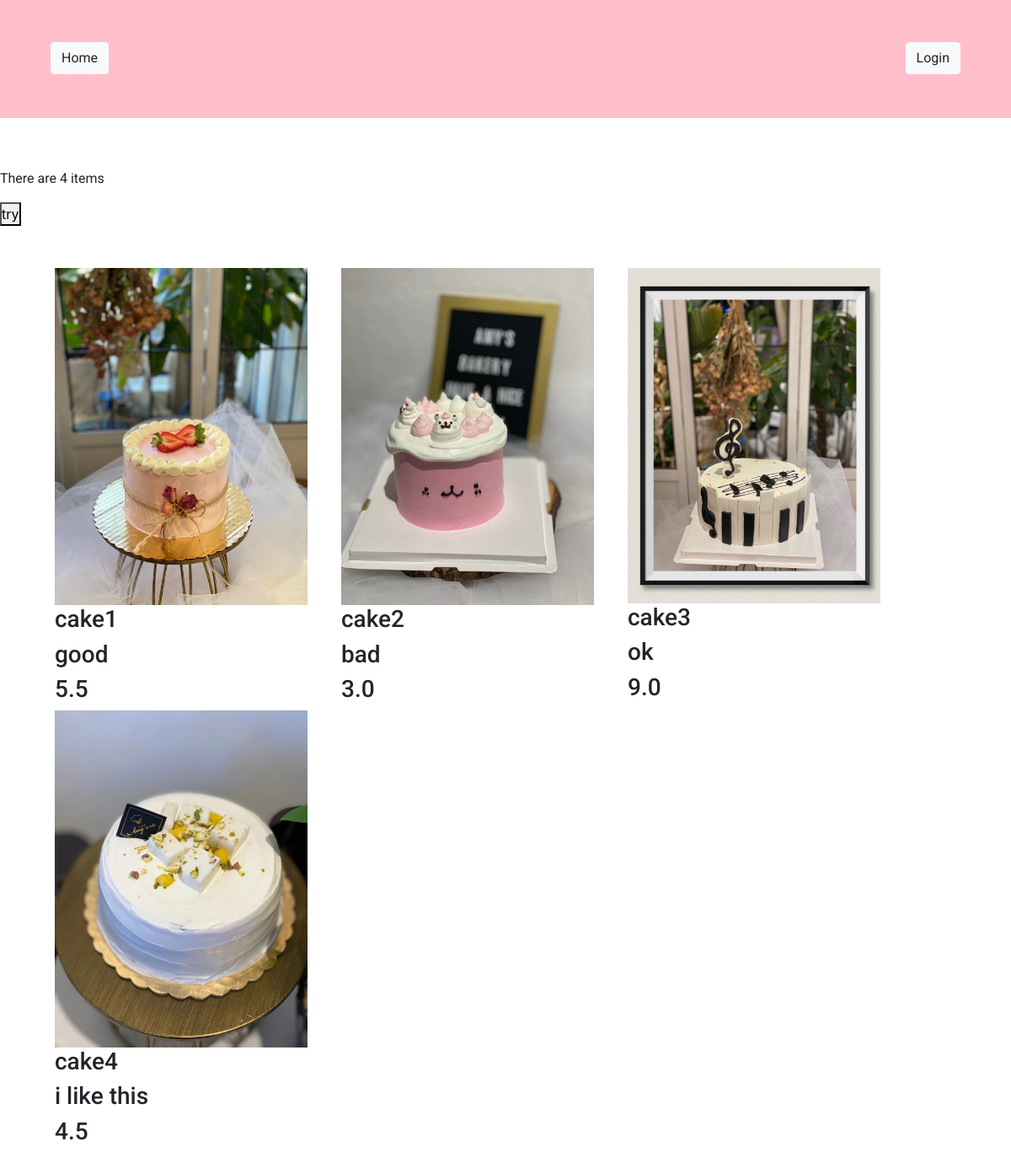
Before: / with the older database file.
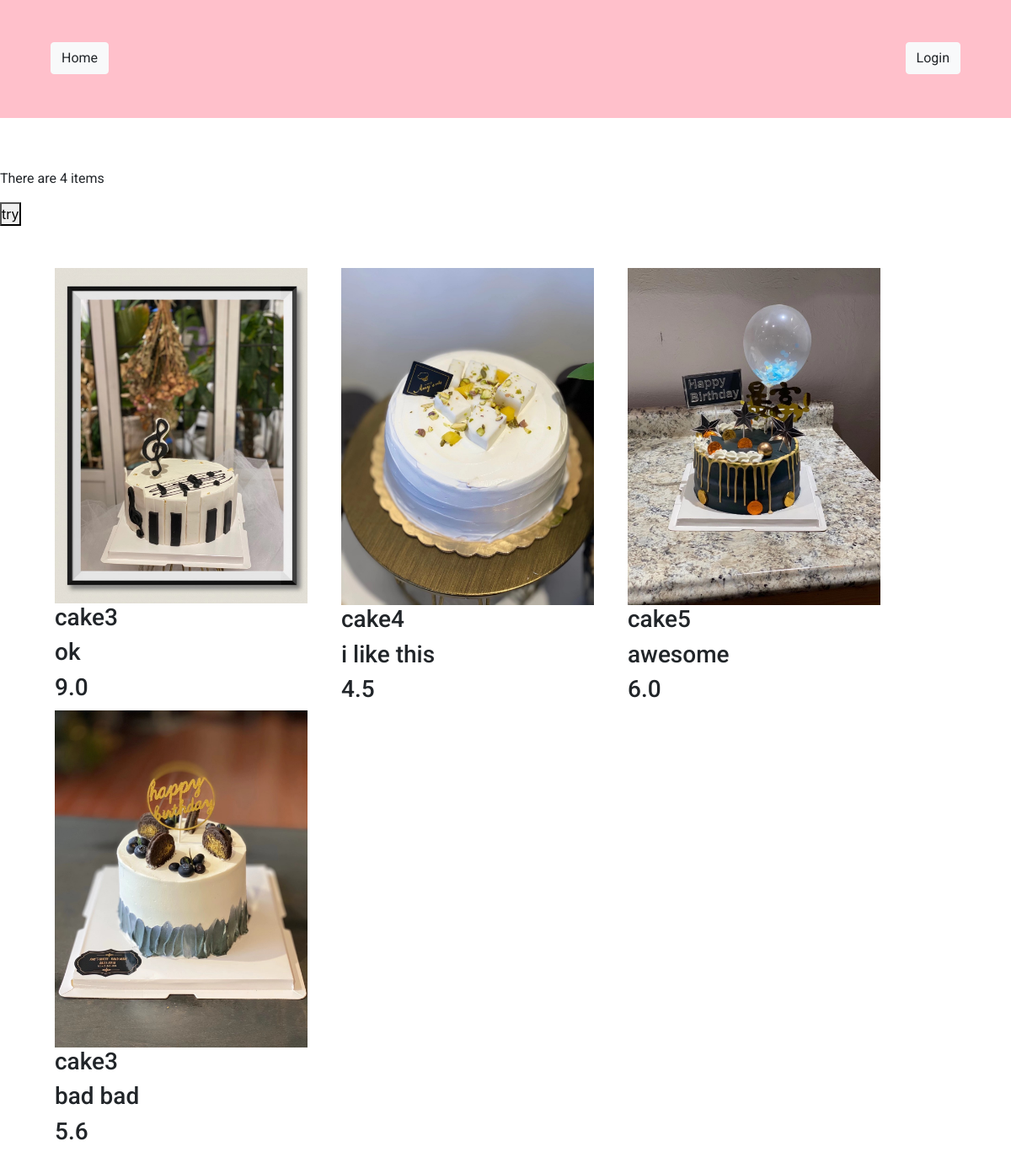
After: the same page with the newer database file.
### app/models.py (models this page shows, shortened)
class Product(db.Model):
    __tablename__ = 'products'
    id = db.Column(db.Integer,primary_key = True)
    product_name = db.Column(db.Text)
    product_description = db.Column(db.Text)
    product_image = db.Column(db.String(20), nullable=False)
    product_price = db.Column(db.REAL)

### app/routes.py (the view)
@app.route('/')
def index():
    conn = get_db_connection()
    all_products_data = conn.execute('SELECT * FROM products;').fetchall()
    total_item_in_home_page = conn.execute('SELECT count(*) FROM products;').fetchone()
    get_price_high_to_low = conn.execute('''
    SELECT p.product_price, p.product_name, p.product_image,p.product_description
    FROM products p
    ORDER BY p.product_price DESC
    ''').fetchall()
    conn.close()
    return render_template('index.html', all_products_data = all_products_data, total_item_in_home_page = total_item_in_home_page)

### app/routes.py (called while the page is built)
def get_db_connection():
    conn = sqlite3.connect('app.db')
    conn.row_factory = sqlite3.Row
    return conn

### app/templates/index.html (shortened to what this page needs)
{% extends "base.html" %} {% block content %}
<p id="length">There are {{ total_item_in_home_page[0] }} items</p>
<button type="button" onclick="myfunc('{{ total_item_in_home_page[0] }}')">try</button>
<div class="container">
    {% for products_list in all_products_data %}
    <div class="image" name="total">
        <img id="product-image-{{loop.index}}" src="{{ url_for('upload', filename=products_list[3]) }}" style="width: 300px">
        <h3 id="product-name-{{loop.index}}">{{ products_list[1] }}</h3>
        <h3 id="product-description-{{loop.index}}">{{ products_list[2] }}</h3>
        <h3 id="product-price-{{loop.index}}">{{ products_list[4] }}</h3>
    </div>
    {% endfor %}
</div>
{% endblock %}

### app/templates/base.html (shortened to what this page needs)
<!DOCTYPE html>
<html lang="en" dir="ltr">
<head>
    <link href="{{url_for('static', filename='css/style.css')}}" rel="stylesheet">
    <link rel="stylesheet" href="https://maxcdn.bootstrapcdn.com/bootstrap/4.0.0/css/bootstrap.min.css">
</head>
<body>
    <header>
        <div class="overlay"></div>
        <nav>
            <ul class="test">
                <li><a href="{{ url_for('index') }}" class="btn btn-light">Home</a></li>
                {% if current_user.is_anonymous %}
                <li><a href="{{ url_for('login') }}" class="btn btn-light">Login</a></li>{% endif %}
            </ul>
        </nav>
    </header>
    {% block content %} {% endblock %}
</body>
</html>

### app/static/css/style.css (style rules this page uses)
* { margin: 0; padding: 0; box-sizing: border-box; font-family: 'Roboto', sans-serif; }
header { display: flex; background-repeat: no-repeat; background-size: cover; background-position: center; height: 200px; position: relative; }
.overlay { position: absolute; z-index: 1; top: 0; left: 0; height: 70%; right: 0; bottom: 0; padding: 0 !important; margin: 0 !important; background-color: pink; }
nav { position: absolute; top: 0; right: 0; left: 0; z-index: 2; display: flex; justify-content: space-between; padding: 50px 60px 0 60px; }
li { list-style-type: none; }
li a { font-size: 21px; padding: 5px; background-color: #fff; text-decoration: none; }
.container, .products-container { display: flex; flex-wrap: wrap; margin-top: 50px; padding-bottom: 100px; }
.test { display: flex; justify-content: space-between; }
.image { margin-right: 20px; margin-left: 20px; position: relative; overflow: hidden; }

Changed rows visible on the page:
removed Product: product_image (picture), product_name "cake1", product_description "good", product_price "5.5"
removed Product: product_image (picture), product_name "cake2", product_description "bad", product_price "3.0"
added Product: product_image (picture), product_name "cake5", product_description "awesome", product_price "6.0"
added Product: product_image (picture), product_name "cake3", product_description "bad bad", product_price "5.6"
